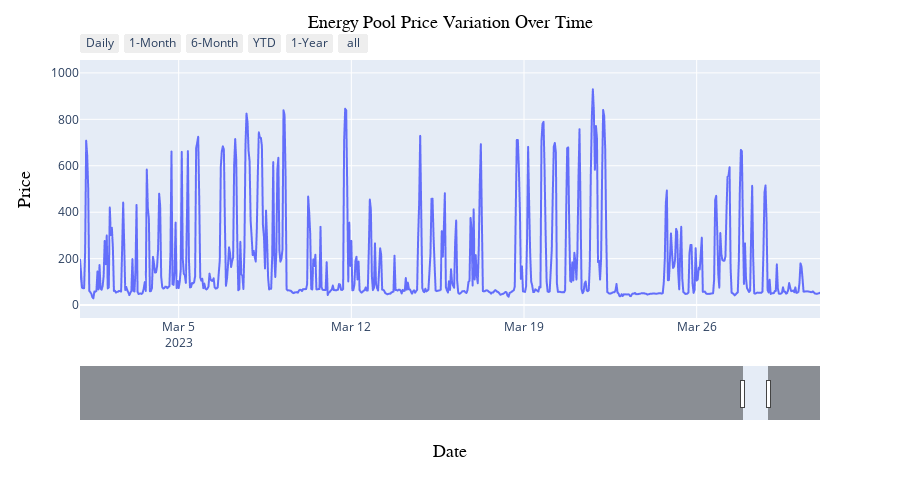

Notebook source saved alongside this figure:
### Markdown cell above
Over the past few decades, the electricity markets have undergone a significant transformation, shifting from regulated systems to competitive and deregulated environments. In the province of Alberta, the electricity market operates within a framework where prices are determined by the interplay of supply and demand dynamics in a competitive marketplace. Unlike a regulated market, the government does not directly intervene in setting the prices. Instead, prices are influenced by various participants in the market, including power generators, transmission companies, and retailers. This market structure allows for increased flexibility but also exposes prices to the forces of supply and demand. Consequently, the deregulated nature of the electricity market in Alberta plays a crucial role in the volatility of power prices.
To illustrate the extent of this volatility, an interactive plot below vividly showcases the substantial variations in price specifically for March 2023. As you explore the plot, you will witness the dramatic ups and downs, serving as a testament to the dynamic nature of the pool price during that particular period. This serves as a striking reminder of the inherent complexity in the data science problem that needs to be addressed.

### Code cell
fig = px.line(df, y="price")
fig.update_layout(
    title={
        "text": "Energy Pool Price Variation Over Time",
        "font": {"size": 18, "family": "Arial", "color": "black"},
        "y": 0.97,
        "x": 0.5,
        "xanchor": "center",
        "yanchor": "top",
    },
    xaxis_title={
        "text": "Date",
        "font": {"size": 18, "family": "Arial", "color": "black"},
    },
    yaxis_title={
        "text": "Price",
        "font": {"size": 18, "family": "Arial", "color": "black"},
    },
    xaxis_range=["2023-03-01", "2023-03-31"],
    height=500,
)
fig.update_xaxes(
    rangeslider_visible=True,
    rangeselector=dict(
        buttons=list(
            [
                dict(count=1, label="Daily", step="day", stepmode="backward"),  
                dict(count=1, label="1-Month", step="month", stepmode="backward"),
                dict(count=6, label="6-Month", step="month", stepmode="backward"),
                dict(count=1, label="YTD", step="year", stepmode="todate"),
                dict(count=1, label="1-Year", step="year", stepmode="backward"),
                dict(step="all")
            ]
        )
    ),
)
fig.show()

### Figure 1 — Plotly figure (JSON) as saved in the notebook; plotly's stock layout.template omitted (floating-point values rounded to 4 significant figures; data arrays with more than 128 entries replaced by an {"elided": "..."} marker saying what was removed)
{"data": [{"hovertemplate": "date=%{x}<br>price=%{y}<extra></extra>", "legendgroup": "", "line": {"color": "#636efa", "dash": "solid"}, "marker": {"symbol": "circle"}, "mode": "lines", "name": "", "showlegend": false, "type": "scattergl", "x": {"elided": "21143 str values"}, "xaxis": "x", "y": {"elided": "21143 float values"}, "yaxis": "y"}], "layout": {"height": 500, "legend": {"tracegroupgap": 0}, "margin": {"t": 60}, "title": {"font": {"color": "black", "family": "Arial", "size": 18}, "text": "Energy Pool Price Variation Over Time", "x": 0.5, "xanchor": "center", "y": 0.97, "yanchor": "top"}, "xaxis": {"anchor": "y", "domain": [0, 1], "range": ["2023-03-01", "2023-03-31"], "rangeselector": {"buttons": [{"count": 1, "label": "Daily", "step": "day", "stepmode": "backward"}, {"count": 1, "label": "1-Month", "step": "month", "stepmode": "backward"}, {"count": 6, "label": "6-Month", "step": "month", "stepmode": "backward"}, {"count": 1, "label": "YTD", "step": "year", "stepmode": "todate"}, {"count": 1, "label": "1-Year", "step": "year", "stepmode": "backward"}, {"step": "all"}]}, "rangeslider": {"visible": true}, "title": {"font": {"color": "black", "family": "Arial", "size": 18}, "text": "Date"}}, "yaxis": {"anchor": "x", "domain": [0, 1], "title": {"font": {"color": "black", "family": "Arial", "size": 18}, "text": "Price"}}}}
